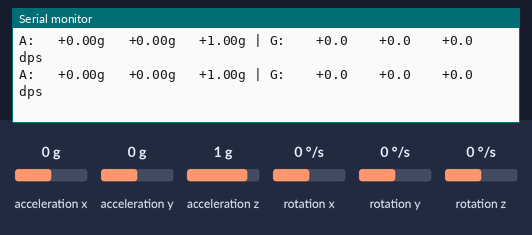
The sketch below on a simulated Seeed XIAO ESP32-S3. Parts: the last lines printed to the serial monitor. Wiring (inferred from the names in the program): MPU-6050 motion sensor at I2C address 0x68. Inputs (shaded band) come from the test bench; at power-on: rotation x 0 °/s, rotation y 0 °/s, rotation z 0 °/s, acceleration x 0 g, acceleration y 0 g, acceleration z 1 g. Nothing arrives over Bluetooth unless stated; a phone connects over Bluetooth LE 3 s after start.

Above: at 3.5 s.
3.6 s: rotation x set to -192 °/s
At 3.92 s:
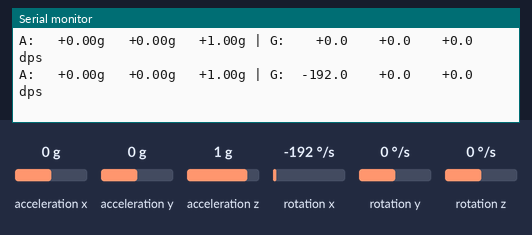
5.6 s: rotation y set to -192 °/s
At 5.72 s:
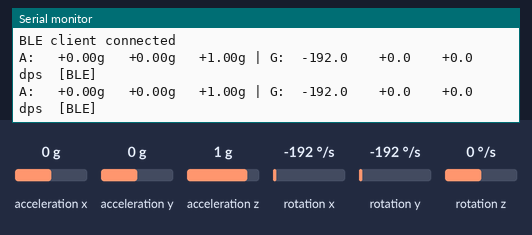
7.6 s: rotation z set to -192 °/s
At 7.72 s:
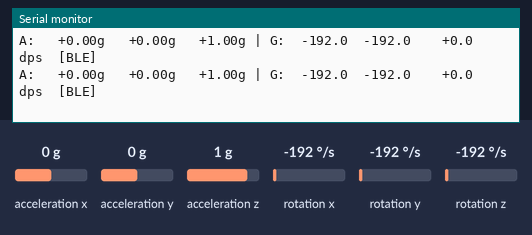
9.6 s: rotation x set to 12 °/s
At 9.72 s:
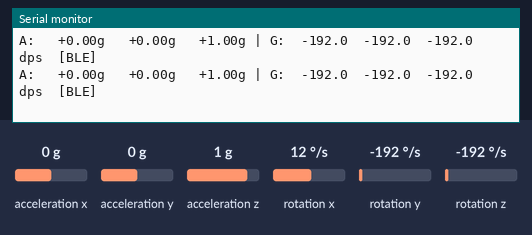
11.6 s: rotation y set to 0 °/s
At 11.72 s:
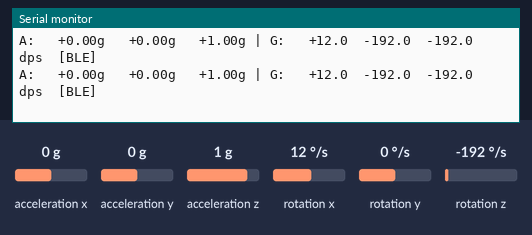
13.6 s: rotation z set to 0 °/s
At 13.72 s:
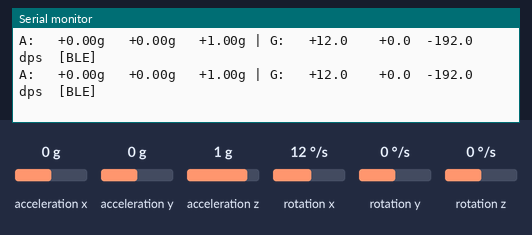

The sketch:

knee_imu_ble.ino
```cpp
/*
 * Knee IMU BLE — XIAO ESP32S3 + MPU-6050
 *
 * Reads MPU-6050 accelerometer + gyroscope at 50Hz
 * and streams 12-byte packets over BLE notifications.
 *
 * Uses raw I2C registers (no Adafruit library) to avoid
 * Wire.begin() pin conflicts on XIAO ESP32S3.
 *
 * Wiring (I2C):
 *   MPU-6050 VCC → 3V3
 *   MPU-6050 GND → GND
 *   MPU-6050 SDA → D4 (GPIO5)
 *   MPU-6050 SCL → D5 (GPIO6)
 *
 * Packet format (little-endian):
 *   [0-1]  accelX  (int16, milli-g)
 *   [2-3]  accelY  (int16, milli-g)
 *   [4-5]  accelZ  (int16, milli-g)
 *   [6-7]  gyroX   (int16, milli-dps)
 *   [8-9]  gyroY   (int16, milli-dps)
 *   [10-11] gyroZ  (int16, milli-dps)
 *
 * Mount: right shin, just below knee.
 * Board Y-axis perpendicular to sagittal plane (pitch = knee flexion).
 */

#include <BLEDevice.h>
#include <BLEServer.h>
#include <BLEUtils.h>
#include <BLE2902.h>
#include <Wire.h>

// BLE UUIDs
#define SERVICE_UUID        "6e400001-b5a3-f393-e0a9-e50e24dcca9e"
#define CHARACTERISTIC_UUID "6e400003-b5a3-f393-e0a9-e50e24dcca9e"

// Timing
#define NOTIFY_INTERVAL_MS 20  // 50Hz

// I2C pins for XIAO ESP32S3
#define I2C_SDA 5  // D4 = GPIO5
#define I2C_SCL 6  // D5 = GPIO6

// MPU-6050 registers
#define MPU_ADDR       0x68
#define REG_PWR_MGMT_1 0x6B
#define REG_WHO_AM_I   0x75
#define REG_ACCEL_CFG  0x1C
#define REG_GYRO_CFG   0x1B
#define REG_CONFIG     0x1A
#define REG_ACCEL_XOUT 0x3B

// BLE objects
BLEServer* pServer = nullptr;
BLECharacteristic* pCharacteristic = nullptr;
bool deviceConnected = false;
bool oldDeviceConnected = false;
unsigned long lastNotifyTime = 0;

// --- Raw I2C helpers ---
void writeReg(uint8_t reg, uint8_t val) {
    Wire.beginTransmission(MPU_ADDR);
    Wire.write(reg);
    Wire.write(val);
    Wire.endTransmission();
}

uint8_t readReg(uint8_t reg) {
    Wire.beginTransmission(MPU_ADDR);
    Wire.write(reg);
    Wire.endTransmission(false);
    Wire.requestFrom((uint8_t)MPU_ADDR, (uint8_t)1);
    return Wire.read();
}

// Connection callbacks
class ServerCallbacks : public BLEServerCallbacks {
    void onConnect(BLEServer* pServer) {
        deviceConnected = true;
        Serial.println("BLE client connected");
    }

    void onDisconnect(BLEServer* pServer) {
        deviceConnected = false;
        Serial.println("BLE client disconnected");
    }
};

void setup() {
    Serial.begin(115200);
    delay(2000);
    Serial.println("Knee IMU BLE starting...");

    // Init I2C with explicit pins
    Wire.begin(I2C_SDA, I2C_SCL);
    Wire.setClock(100000);
    delay(250);

    // Verify MPU-6050 is present
    uint8_t whoami = readReg(REG_WHO_AM_I);
    Serial.print("WHO_AM_I = 0x");
    Serial.println(whoami, HEX);

    if (whoami == 0x00 || whoami == 0xFF) {
        Serial.println("No response — check wiring!");
        while (1) delay(1000);
    }
    Serial.println("IMU found! (may be MPU-6050 compatible clone)");

    // Wake up (clear sleep bit)
    writeReg(REG_PWR_MGMT_1, 0x00);
    delay(100);

    // Configure: +-8G accel, +-500 dps gyro, 21Hz bandwidth
    writeReg(REG_ACCEL_CFG, 0x10);  // AFS_SEL=2 → +-8G
    writeReg(REG_GYRO_CFG, 0x08);   // FS_SEL=1  → +-500 dps
    writeReg(REG_CONFIG, 0x04);      // DLPF_CFG=4 → ~21Hz bandwidth

    Serial.println("  Accel: +-8G  Gyro: +-500dps  Filter: 21Hz");

    // Init BLE
    BLEDevice::init("KneeSensor");
    pServer = BLEDevice::createServer();
    pServer->setCallbacks(new ServerCallbacks());

    // Create service + characteristic
    BLEService* pService = pServer->createService(SERVICE_UUID);
    pCharacteristic = pService->createCharacteristic(
        CHARACTERISTIC_UUID,
        BLECharacteristic::PROPERTY_NOTIFY
    );
    pCharacteristic->addDescriptor(new BLE2902());

    // Start service and advertising
    pService->start();
    BLEAdvertising* pAdvertising = BLEDevice::getAdvertising();
    pAdvertising->addServiceUUID(SERVICE_UUID);
    pAdvertising->setScanResponse(true);
    pAdvertising->setMinPreferred(0x06);
    BLEDevice::startAdvertising();
    Serial.println("BLE advertising started — waiting for connection...");
}

// Serial print throttle (print at 5Hz, not 50Hz — keeps monitor readable)
unsigned long lastPrintTime = 0;
#define PRINT_INTERVAL_MS 200

void loop() {
    unsigned long now = millis();

    // Handle reconnection
    if (!deviceConnected && oldDeviceConnected) {
        delay(500);
        BLEDevice::startAdvertising();
        Serial.println("Restarted advertising");
        oldDeviceConnected = deviceConnected;
    }
    if (deviceConnected && !oldDeviceConnected) {
        oldDeviceConnected = deviceConnected;
    }

    // Read sensor at 50Hz (always, so serial works even without BLE)
    if (now - lastNotifyTime >= NOTIFY_INTERVAL_MS) {
        lastNotifyTime = now;

        // Read 14 bytes: accelXYZ (6) + temp (2) + gyroXYZ (6)
        Wire.beginTransmission(MPU_ADDR);
        Wire.write(REG_ACCEL_XOUT);
        Wire.endTransmission(false);
        Wire.requestFrom((uint8_t)MPU_ADDR, (uint8_t)14);

        int16_t rawAx = (Wire.read() << 8) | Wire.read();
        int16_t rawAy = (Wire.read() << 8) | Wire.read();
        int16_t rawAz = (Wire.read() << 8) | Wire.read();
        int16_t rawT  = (Wire.read() << 8) | Wire.read();  // skip temp
        int16_t rawGx = (Wire.read() << 8) | Wire.read();
        int16_t rawGy = (Wire.read() << 8) | Wire.read();
        int16_t rawGz = (Wire.read() << 8) | Wire.read();

        // Convert raw → milli-g and milli-dps
        // +-8G range: sensitivity = 4096 LSB/g
        // +-500dps range: sensitivity = 65.5 LSB/dps
        float ax = (float)rawAx / 4096.0f;   // → g
        float ay = (float)rawAy / 4096.0f;
        float az = (float)rawAz / 4096.0f;
        float gx = (float)rawGx / 65.5f;     // → dps
        float gy = (float)rawGy / 65.5f;
        float gz = (float)rawGz / 65.5f;

        // Pack as int16 milli-units
        int16_t data[6];
        data[0] = (int16_t)(ax * 1000.0f);   // milli-g
        data[1] = (int16_t)(ay * 1000.0f);
        data[2] = (int16_t)(az * 1000.0f);
        data[3] = (int16_t)(gx * 1000.0f);   // milli-dps
        data[4] = (int16_t)(gy * 1000.0f);
        data[5] = (int16_t)(gz * 1000.0f);

        // Send over BLE if connected
        if (deviceConnected) {
            pCharacteristic->setValue((uint8_t*)data, 12);
            pCharacteristic->notify();
        }

        // Print to serial at 5Hz
        if (now - lastPrintTime >= PRINT_INTERVAL_MS) {
            lastPrintTime = now;
            char buf[100];
            snprintf(buf, sizeof(buf),
                "A: %+7.2fg %+7.2fg %+7.2fg | G: %+7.1f %+7.1f %+7.1f dps%s",
                ax, ay, az, gx, gy, gz,
                deviceConnected ? "  [BLE]" : "");
            Serial.println(buf);
        }
    }
}
```

Measured:
- after the input at 3.6 s, the serial monitor: prints a new line after 0.16 s (image 1)
